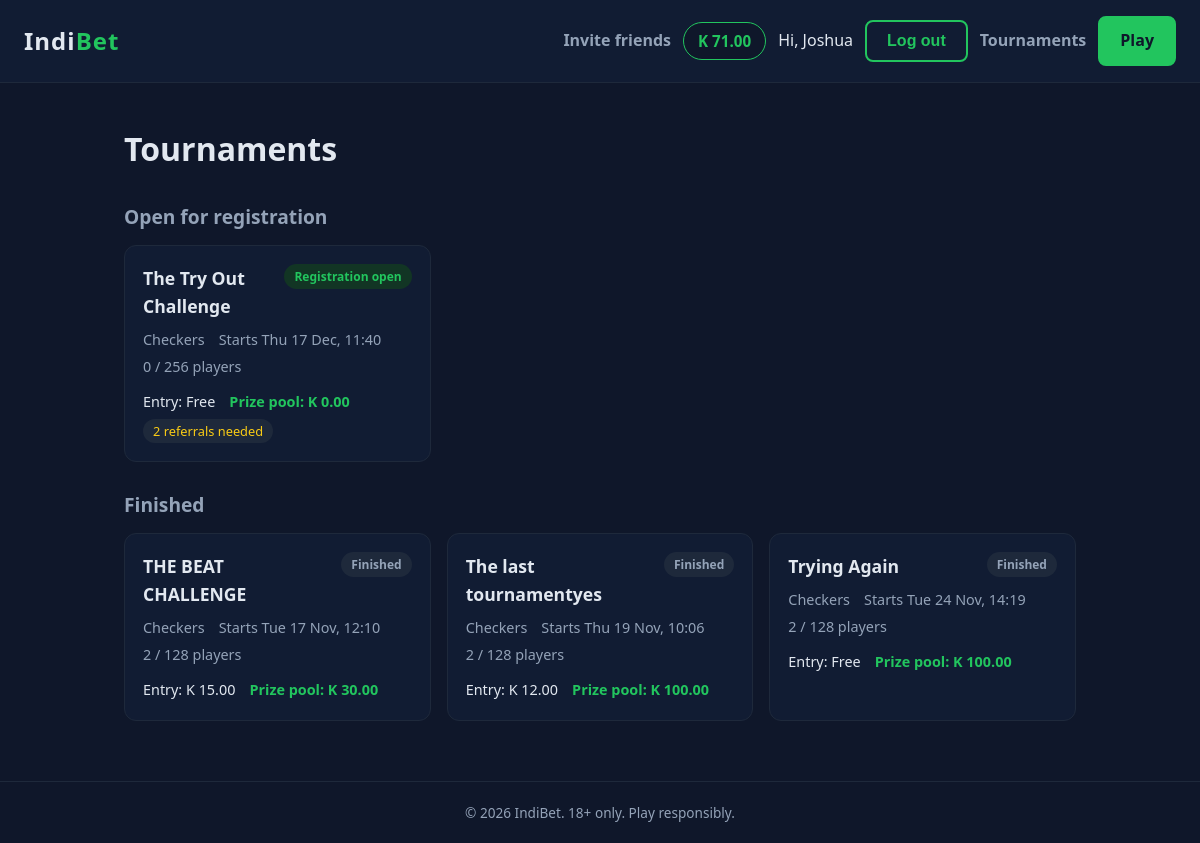
/tournaments/ (signed in), run on the app's committed database.
### accounts/models.py (models this page shows, shortened)
class User(AbstractUser):
    phone = models.CharField(max_length=20, blank=True)
    date_of_birth = models.DateField(null=True, blank=True)
    referral_code = models.CharField(
        max_length=12, unique=True, null=True, blank=True, editable=False
    )
    referred_by = models.ForeignKey(
        "self",
        null=True,
        blank=True,
        on_delete=models.SET_NULL,
        related_name="referrals",
    )

### wallet/models.py (models this page shows, shortened)
class Wallet(models.Model):
    user = models.OneToOneField(
        settings.AUTH_USER_MODEL,
        on_delete=models.PROTECT,
        related_name="wallet",
    )
    available = models.DecimalField(max_digits=14, decimal_places=2, default=Decimal("0.00"))
    held = models.DecimalField(max_digits=14, decimal_places=2, default=Decimal("0.00"))
    updated_at = models.DateTimeField(auto_now=True)
    class Meta:
        constraints = [
            models.CheckConstraint(
                condition=models.Q(available__gte=0),
                name="wallet_available_gte_0",
            ),
            models.CheckConstraint(
                condition=models.Q(held__gte=0),
                name="wallet_held_gte_0",
            ),
        ]

### tournaments/models.py (models this page shows, shortened)
class Tournament(models.Model):
    class Format(models.TextChoices):
        KNOCKOUT = "knockout", "Knockout (elimination)"
    class Status(models.TextChoices):
        DRAFT = "draft", "Draft (hidden from players)"
        REGISTRATION = "registration", "Registration open"
        RUNNING = "running", "Running"
        FINISHED = "finished", "Finished"
        CANCELLED = "cancelled", "Cancelled"
    class PrizeMode(models.TextChoices):
        GROWING = "growing", "Grows with the number of players"
        FIXED = "fixed", "Fixed amount"
    name = models.CharField(max_length=120)
    description = models.TextField(blank=True)
    game = models.CharField(max_length=20, choices=Match.Game.choices)
    format = models.CharField(max_length=20, choices=Format.choices, default=Format.KNOCKOUT)
    status = models.CharField(
        max_length=15, choices=Status.choices, default=Status.DRAFT, db_index=True
    )
    min_players = models.PositiveIntegerField(
        default=8,
        validators=[MinValueValidator(2)],
        help_text="If fewer players than this enrol, the tournament is cancelled.",
    )
    max_players = models.PositiveIntegerField(
        default=128, validators=[MinValueValidator(2)], help_text="Enrolment closes when this many have joined."
    )
    registration_closes_at = models.DateTimeField()
    starts_at = models.DateTimeField(help_text="When round 1 starts. It must fall inside the daily play window.")
    round_interval_minutes = models.PositiveIntegerField(
        default=120,
        validators=[MinValueValidator(10)],
        help_text="Minutes between the start of one round and the next (60 = hourly, 120 = every two hours).",
    )
    daily_open = models.TimeField(default=time(8, 0), help_text="Play starts each day at this time.")
    daily_close = models.TimeField(
        default=time(20, 0),
        help_text="No round starts after this. Unfinished rounds continue the next day at the opening time.",
    )
    checkin_minutes = models.PositiveSmallIntegerField(
        default=3,
        validators=[MinValueValidator(1), MaxValueValidator(30)],
        help_text="Minutes players have to open their match before they count as absent.",
    )
    entry_fee = models.DecimalField(
        max_digits=14,
        decimal_places=2,
        default=Decimal("0.00"),
        validators=[MinValueValidator(Decimal("0"))],
        help_text="Charged once when a player enrols. 0 = free to enter. With a growing prize, IndiBet keeps "
        "the platform cut of the entry fees and the rest goes into the prize pool. With a fixed prize, "
        "IndiBet keeps all of it.",
    )
    match_fee = models.DecimalField(
        max_digits=14,
        decimal_places=2,
        default=Decimal("1.00"),
        validators=[MinValueValidator(Decimal("0"))],
        help_text="Charged to each player when each of their matches is created. IndiBet keeps all of it. "
        "0 = free matches.",
    )
    required_referrals = models.PositiveSmallIntegerField(
        default=0, help_text="People a player must have referred to enrol. 0 = no referrals needed."
    )
    waive_referrals_at_users = models.PositiveIntegerField(
        null=True,
        blank=True,
        default=10000,
        help_text="Once the platform has this many users, nobody needs referrals any more. Leave empty to never waive.",
    )
    prize_mode = models.CharField(
        max_length=10,
        choices=PrizeMode.choices,
        default=PrizeMode.GROWING,
        help_text="Fixed amount: the prize is the amount below and never changes. "
        "Grows with the number of players: the prize depends on how many enrol.",
    )
    fixed_prize_pool = models.DecimalField(
        max_digits=14,
        decimal_places=2,
        default=Decimal("0.00"),
        validators=[MinValueValidator(Decimal("0"))],
        help_text="USED ONLY FOR A FIXED PRIZE. The total prize money, paid by IndiBet, "
        "no matter how many players enrol.",
    )
    platform_cut_percent = models.PositiveSmallIntegerField(
        default=50,
        validators=[MaxValueValidator(100)],
        help_text="USED ONLY FOR A GROWING PRIZE. % of the ENTRY FEES that IndiBet keeps. "
        "The rest goes into the prize pool. No effect when entry is free.",
    )
    prize_per_player = models.DecimalField(
        max_digits=14,
        decimal_places=2,
        default=Decimal("0.00"),
        validators=[MinValueValidator(Decimal("0"))],
        help_text="USED ONLY FOR A GROWING PRIZE. IndiBet adds this much to the prize pool for every "
        "player enrolled (paid by IndiBet, not by the players).",
    )
    prize_cap = models.DecimalField(
        max_digits=14,
        decimal_places=2,
        null=True,
        blank=True,
        validators=[MinValueValidator(Decimal("0"))],
        help_text="USED ONLY FOR A GROWING PRIZE. The most IndiBet will add from its own pocket "
        "(the amount above). Leave empty for no maximum.",
    )
    share_champion = models.PositiveSmallIntegerField(
        default=40, validators=[MaxValueValidator(100)], help_text="% of the pool for the winner."
    )
    share_runner_up = models.PositiveSmallIntegerField(
        default=20, validators=[MaxValueValidator(100)], help_text="% of the pool for the player who loses the final."
    )
    share_semifinalist = models.PositiveSmallIntegerField(
        default=10,
        validators=[MaxValueValidator(100)],
        help_text="% of the pool for EACH of the 2 players who lose in the semi-finals (round of 4). 0 = no prize.",
    )
    share_quarterfinalist = models.PositiveSmallIntegerField(
        default=5,
        validators=[MaxValueValidator(100)],
        help_text="% of the pool for EACH of the 4 players who lose in the quarter-finals (round of 8). 0 = no prize.",
    )
    bracket = models.JSONField(null=True, blank=True, editable=False)
    final_players = models.PositiveIntegerField(null=True, blank=True, editable=False)
    final_prize_pool = models.DecimalField(
        max_digits=14, decimal_places=2, null=True, blank=True, editable=False
    )
    drawn_at = models.DateTimeField(null=True, blank=True, editable=False)
    created_at = models.DateTimeField(auto_now_add=True)
    class Meta:
        ordering = ["-starts_at"]
    def prize_breakdown(self, enrolled):
        cents = Decimal("0.01")
        entry_fees = self.entry_fee * enrolled  # paid by the players
        bonus = self.prize_per_player * enrolled  # paid by IndiBet
        if self.prize_cap is not None:
            bonus = min(bonus, self.prize_cap)
        platform_keeps = (entry_fees * self.platform_cut_percent / 100).quantize(cents)
        from_entries = entry_fees - platform_keeps
        return {
            "entry_fees": entry_fees.quantize(cents),
            "platform_keeps": platform_keeps,
            "from_entries": from_entries.quantize(cents),
            "bonus": bonus.quantize(cents),
            "pool": (bonus + from_entries).quantize(cents),
        }
    def prize_pool(self, enrolled):
        return self.prize_breakdown(enrolled)["pool"]
    def current_prize_pool(self, enrolled):
        if self.final_prize_pool is not None:
            return self.final_prize_pool
        return self.prize_pool(enrolled)
    def referrals_needed(self, total_users):
        if self.waive_referrals_at_users is not None and total_users >= self.waive_referrals_at_users:
            return 0
        return self.required_referrals

### tournaments/views.py (the view)
# urls.py: path("", views.tournament_list, name="list"),
def tournament_list(request):
    total_users = get_user_model().objects.count()
    tournaments = list(
        Tournament.objects.exclude(status=Tournament.Status.DRAFT).annotate(enrolled=Count("entries"))
    )
    for t in tournaments:
        t.pool_now = t.current_prize_pool(t.enrolled)
        t.refs_needed = t.referrals_needed(total_users)
    def pick(*statuses):
        return [t for t in tournaments if t.status in statuses]
    sections = [
        ("Open for registration", pick(Tournament.Status.REGISTRATION)),
        ("Running now", pick(Tournament.Status.RUNNING)),
        ("Finished", pick(Tournament.Status.FINISHED, Tournament.Status.CANCELLED)),
    ]
    return render(request, "tournaments/list.html", {"sections": sections})

### tournaments/templates/tournaments/list.html (shortened to what this page needs)
{% extends "core/base.html" %}
{% block content %}
<div class="container tpage">
    <h1>Tournaments</h1>
    {% for title, items in sections %}
        {% if items %}
        <h2>{{ title }}</h2>
        <div class="tgrid">
            {% for t in items %}
            <a class="tcard" href="{% url 'tournaments:detail' t.pk %}">
                <div class="tcard-top">
                    <h3>{{ t.name }}</h3>
                    <span class="badge {{ t.status }}">{{ t.get_status_display }}</span>
                </div>
                <div class="meta">
                    <span>{{ t.get_game_display }}</span>
                    <span>Starts {{ t.starts_at|date:"D d M, H:i" }}</span>
                    <span>{{ t.enrolled }} / {{ t.max_players }} players</span>
                </div>
                <div class="tcard-bottom">
                    <span>Entry: {% if t.entry_fee > 0 %}K {{ t.entry_fee|floatformat:2 }}{% else %}Free{% endif %}</span>
                    <span class="pool">Prize pool: K {{ t.pool_now|floatformat:2 }}</span>
                    {% if t.refs_needed %}<span class="chip">{{ t.refs_needed }} referrals needed</span>{% endif %}
                </div>
            </a>
            {% endfor %}
        </div>
        {% endif %}
    {% endfor %}
</div>
{% endblock %}

### core/templates/core/base.html (shortened to what this page needs)
<!DOCTYPE html>
<html lang="en">
<head>
</head>
<body>
    <header class="navbar">
        <a href="/" class="logo">Indi<span>Bet</span></a>
        <nav class="nav-links">
            {% block nav %}
            {% if user.is_authenticated %}
                <a href="{% url 'accounts:referrals' %}" class="nav-link">Invite friends</a>
                <a href="{% url 'wallet:wallet' %}" class="balance" title="Available balance">K {{ user.wallet.available|floatformat:2 }}</a>
                <span>Hi, {{ user.username }}</span>
                <form method="post" action="{% url 'accounts:logout' %}" style="display:inline;">
                    <button type="submit" class="btn btn-outline" style="font-size:1rem;">Log out</button>
                </form>
            {% else %}
                <a href="{% url 'accounts:login' %}" class="btn btn-outline">Log in</a>
                <a href="{% url 'accounts:signup' %}" class="btn btn-primary">Sign up</a>
            {% endif %}
            {% endblock %}
            <a href="{% url 'tournaments:list' %}" class="nav-link">Tournaments</a>
            <a href="{% url 'matches:lobby' %}" class="btn btn-primary">Play</a>
        </nav>
    </header>
    <main>
        {% block content %}{% endblock %}
    </main>
    <footer>
        <p>&copy; 2026 IndiBet. 18+ only. Play responsibly.</p>
    </footer>
</body>
</html>

### data on the page
User: wallet.available "71.00", username "Joshua"
Tournament: title "Open for registration", name "The Try Out Challenge", status "Registration open", game "Checkers", starts_at "Thu 17 Dec, 11:40", enrolled "0", max_players "256", entry_fee "Free", pool_now "0.00", refs_needed "2"
Tournament: status "Finished", name "THE BEAT CHALLENGE", game "Checkers", starts_at "Tue 17 Nov, 12:10", enrolled "2", max_players "128", entry_fee "15.00", pool_now "30.00"
Tournament: name "The last tournamentyes", status "Finished", game "Checkers", starts_at "Thu 19 Nov, 10:06", enrolled "2", max_players "128", entry_fee "12.00", pool_now "100.00"
Tournament: name "Trying Again", status "Finished", game "Checkers", starts_at "Tue 24 Nov, 14:19", enrolled "2", max_players "128", entry_fee "Free", pool_now "100.00"
